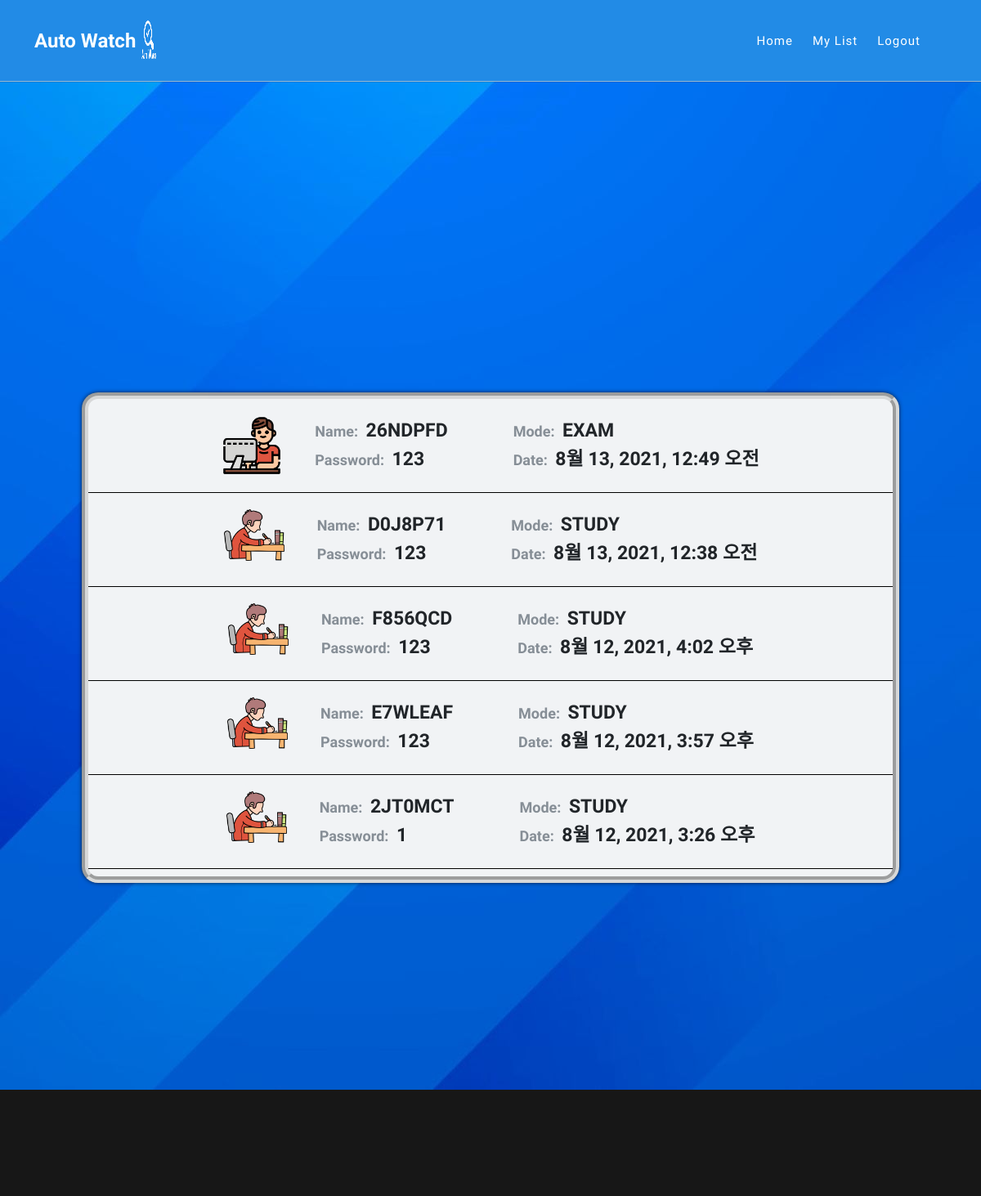
The page /main/list/room (signed in) on the database its author committed.
### main/models.py (models this page shows, shortened)
class Room(models.Model):
    room_name = models.CharField(max_length=128, verbose_name="방 이름")
    room_password = models.CharField(max_length=64, verbose_name="방 비밀번호")
    file = models.FileField(upload_to="room", verbose_name="파일", default="NULL")
    mode = models.CharField(max_length=64, verbose_name="모드", default="NULL")
    maker = models.EmailField(max_length=64, verbose_name="생성자", default="NULL")
    make_date = models.DateTimeField(auto_now_add=True, verbose_name='생성 날짜')
    member_list = models.CharField(max_length=64, verbose_name='회원명단리스트',default=None)
    class Meta:
        db_table = 'room'
        verbose_name = 'Room 명단'
        verbose_name_plural = 'Room 명단'

### main/views.py (the view)
# urls.py: path('list/room', RoomList.as_view()),
class RoomList(ListView):
    model = Room
    template_name = 'roomlist.html'
    def get_queryset(self):    # roomlist를 보여줄 queryset 특정
        QuerySet = Room.objects.filter(maker = self.request.session.get('user_email')).order_by('-make_date')
        return QuerySet

### main/templates/roomlist.html (shortened to what this page needs)
<!DOCTYPE html>
<html lang="ko" id="html">
<head>
    <link href="/static/vendor/bootstrap/css/bootstrap.min.css" rel="stylesheet">
    <link rel="stylesheet" href="/static/assets/css/fontawesome.css">
    <link rel="stylesheet" href="/static/assets/css/templatemo-seo-dream.css?after">
    <link rel="stylesheet" href="/static/assets/css/main.css">
    <link rel="stylesheet" href="/static/assets/css/makeroom.css">
    <link rel="stylesheet" href="/static/assets/css/enterroom.css?after">
    <link rel="stylesheet" href="/static/assets/css/list.css?after">
    <link rel="stylesheet" href="/static/assets/css/animated.css">
    <link rel="stylesheet" href="https://cdnjs.cloudflare.com/ajax/libs/animate.css/4.1.1/animate.min.css"/>
    <link rel="stylesheet" href="/static/assets/css/owl.css">
</head>
<body>
    <div class="animate__animated animate__fadeInDown animate__delay-0.8s">
      <header class="header-area">
        <div class="container">
          <div class="row">
            <div class="col-12">
                <nav class="main-nav">
                  <a href="/main" class="logo">
                    <h4>Auto Watch <img src="/static/assets/images/자동감시로고_-removebg-preview.png" alt="" class="auto_logo"></h4>
                  </a>
                  <ul class="nav">
                    <li class="scroll-to-section"><a href="/main">Home</a></li>
                    <li class="scroll-to-section"><a href="/main/list">My List</a></li>
                    <li class="scroll-to-section"><a href="/logout">Logout {{username}}</a></li>
                    <li class="scroll-to-section"></li>
                  </ul>
                </nav>
            </div>
          </div>
        </div>
      </header>
    </div>
    <div class="main">
      <div class="inner">
        <div class="list-wapper">
          {% if object_list %}
              {% for Room in object_list %}
                  {% if Room.mode == 'STUDY' %}
                      <div class="room-list">
                          <img src="/static/assets/images/studying.png" alt="">
                          <div class="over"><span class="list-sub-text">Name: </span><span class="list-main-text">{{Room.room_name}}</span><br><span class="list-sub-text">Password: </span><span class="list-main-text">{{Room.room_password}}</span></div>
                          <div class="under"><span class="list-sub-text">Mode: </span><span class="list-main-text">{{Room.mode}}</span><br><span class="list-sub-text">Date: </span><span class="list-main-text">{{Room.make_date}}</span></div>
                      </div>
                  {% elif Room.mode == 'EXAM' %}
                      <div class="room-list">
                          <img src="/static/assets/images/exam.png" alt="">
                          <div class="over"><span class="list-sub-text">Name: </span><span class="list-main-text">{{Room.room_name}}</span><br><span class="list-sub-text">Password: </span><span class="list-main-text">{{Room.room_password}}</span></div>
                          <div class="under"><span class="list-sub-text">Mode: </span><span class="list-main-text">{{Room.mode}}</span><br><span class="list-sub-text">Date: </span><span class="list-main-text">{{Room.make_date}}</span></div>
                      </div>
                  {%endif%}
              {% endfor%}
          {% else %}
              <div id="noroom" class="animate__animated animate__rubberBand animate__delay-0.8s">
                  <span>생성한 방이 없습니다!</span>
                  <img src="/static/assets/images/embarrassed.png" alt="">
              </div>
          {%endif%}
        </div>
      </div>
    </div>
</body>
</html>

### static/assets/css/templatemo-seo-dream.css (style rules this page uses)
* { margin: 0; padding: 0; border: 0; outline: 0; }
ul, li { padding: 0; margin: 0; list-style: none; }
header, nav, section, article, aside, footer, hgroup { display: block; }
* { box-sizing: border-box; }
html, body { font-family: 'fontawesome-webfont', sans-serif; font-weight: 400; background-color: #fff; -ms-text-size-adjust: 100%; -webkit-font-smoothing: antialiased; -moz-osx-font-smoothing: grayscale; }
a { text-decoration: none; }
html, body { background: #fff; font-family: 'Open Sans', sans-serif; }
.header-area { background-color: #228be6; border-bottom: 1px solid rgba(204,204,204, 0.7); box-shadow: 0 0 1px rgba(0,0,0, 0.7); position: absolute; top: 0px; left: 0px; right: 0px; z-index: 100; height: 100px; -webkit-transition: all .5s ease 0s; -moz-transition: all .5s ease 0s; -o-transition: all .5s ease 0s; transition: all .5s ease 0s; }
.header-area .main-nav { min-height: 80px; background: transparent; }
.header-area .main-nav .logo { float: left; -webkit-transition: all 0.3s ease 0s; -moz-transition: all 0.3s ease 0s; -o-transition: all 0.3s ease 0s; transition: all 0.3s ease 0s; }
.header-area .main-nav .logo h4 { font-size: 30px; font-weight: 800; text-transform: capitalize; color: #fff; line-height: 100px; float: left; width: 300px; -webkit-transition: all 0.3s ease 0s; -moz-transition: all 0.3s ease 0s; -o-transition: all 0.3s ease 0s; transition: all 0.3s ease 0s; }
.header-area .main-nav .logo h4 img { margin-top: 10px; width: 80px; height: 80px; }
.header-area .main-nav .nav { float: right; margin-top: 30px; margin-right: 0px; background-color: transparent; -webkit-transition: all 0.3s ease 0s; -moz-transition: all 0.3s ease 0s; -o-transition: all 0.3s ease 0s; transition: all 0.3s ease 0s; position: relative; z-index: 999; }
.header-area .main-nav .nav li { padding-left: 20px; padding-right: 20px; }
.header-area .main-nav .nav li:last-child { padding-right: 0px; padding-left: 40px; }
.header-area .main-nav .nav li a { display: block; font-weight: 500; font-size: 15px; color: #fff; text-transform: capitalize; -webkit-transition: all 0.3s ease 0s; -moz-transition: all 0.3s ease 0s; -o-transition: all 0.3s ease 0s; transition: all 0.3s ease 0s; height: 40px; line-height: 40px; border: transparent; letter-spacing: 1px; }
.header-area .nav { margin-top: 30px; }
@media (max-width: 1200px) { .header-area .main-nav .nav li { padding-left: 12px; padding-right: 12px; } }
@media (max-width: 1200px) { .header-area .main-nav:before { display: none; } }
@media (min-width: 767px) { .header-area .main-nav .nav { display: flex !important; } }
.auto_logo { width: 100px; height: 50px; }
@media (max-width: 1200px) { .header-area .main-nav .logo h4 { font-size: 24px; } }
@media (max-width: 1200px) { .header-area .main-nav .logo h4 img { max-width: 25px; margin-left: 0px; } }
@media (max-width: 1200px) { .header-area .main-nav .nav li:last-child { padding-left: 20px; } }

### static/assets/css/main.css (style rules this page uses)
html,body { width: 100%; height: 100%; overflow: hidden; background-color: rgba(0,0,0, 0.7); }
.header-area .main-nav img { margin-top: 20px; }
.main { background-image: url(../images/main-back.jpg); background-repeat: no-repeat; width: 100%; height: 100%; display: flex; justify-content: center; align-items: center; }
.inner { margin-top: 6rem; width: 1000px; height: 600px; background-color: #f1f3f5; border-radius: 20px; border: 8px rgba(204,204,204, 0.7); border-style: groove; box-shadow: 0 0 5px rgba(0,0,0, 0.7); }

### static/assets/css/list.css (style rules this page uses)
.list-wapper { overflow: scroll; width: 100%; height: 100%; }
.room-list { border-bottom: 1px solid black; display: flex; justify-content: center; align-items: center; padding: 20px; }
.room-list img { width: 74px; height: 74px; }
.list-sub-text { font-size: large; color: #868e96; font-weight: 700; margin-left: 30px; }
.list-main-text { font-size: 23px; color: #212529; font-weight: 650; margin-left: 5px; }
.over { margin-left: 10px; }
.under { margin-left: 50px; }

### rows shown on the page
Room: room_name "26NDPFD", room_password "123", mode "EXAM", make_date "8월 13, 2021, 12:49 오전"
Room: room_name "D0J8P71", room_password "123", mode "STUDY", make_date "8월 13, 2021, 12:38 오전"
Room: room_name "F856QCD", room_password "123", mode "STUDY", make_date "8월 12, 2021, 4:02 오후"
Room: room_name "E7WLEAF", room_password "123", mode "STUDY", make_date "8월 12, 2021, 3:57 오후"
Room: room_name "2JT0MCT", room_password "1", mode "STUDY", make_date "8월 12, 2021, 3:26 오후"
